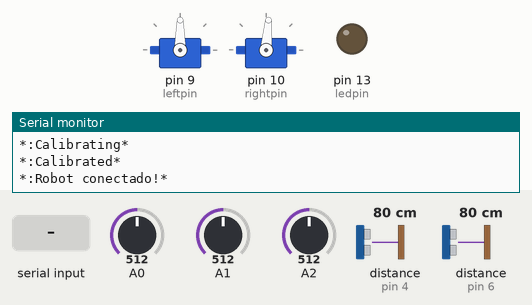
Simulated run of this sketch. Board: Arduino Uno, built with avr-gcc and run on an emulated ATmega328P. Parts: 2 × servo, output pins drawn as LEDs (lit = HIGH), the last lines printed to the serial monitor. Dashed ring = blinking. Inputs (shaded band) come from the test bench; at power-on: A0 = 512, A1 = 512, A2 = 512, distance to the obstacle (sensors on pin 4, pin 6) 80 cm. The echo pulse lasts 58.3 µs per cm.

Above: at 12.7 s.
12.8 s: "5" received over Serial
At 13.2 s:
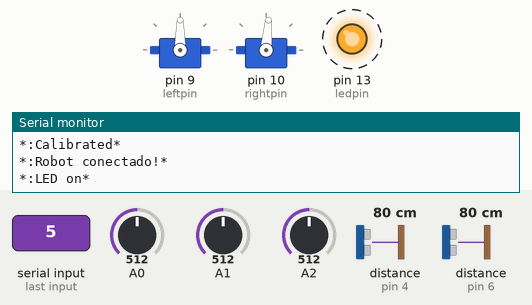
15.8 s: "1" received over Serial
At 17.1 s:
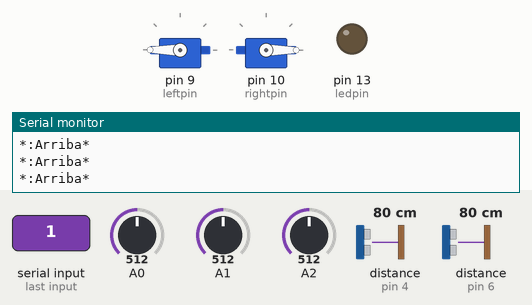
17.4 s: "2" received over Serial
At 17.9 s:
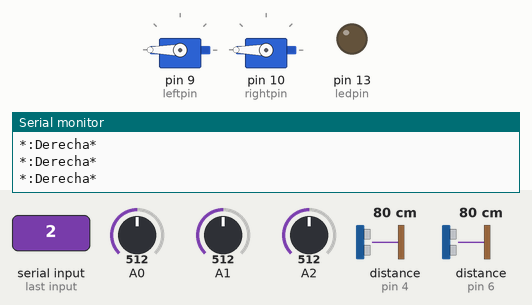
18.9 s: "3" received over Serial
At 20.1 s:
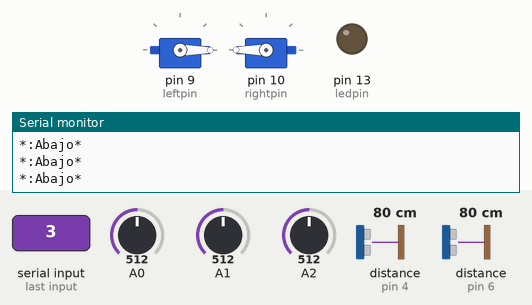
20.4 s: "4" received over Serial
At 21.2 s:
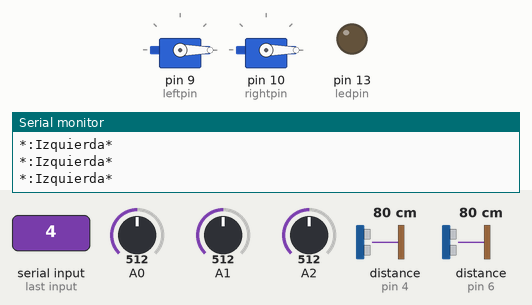
21.9 s: "6" received over Serial
At 22.4 s:
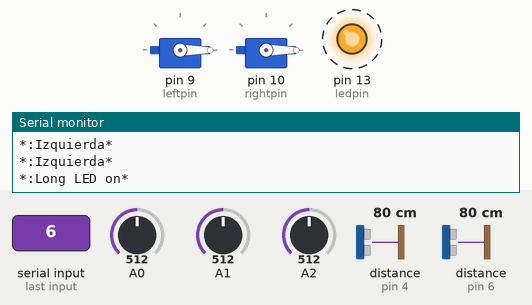
Timing chart, 0 to 25.9 s (numbered marks = the images above; inputs shaded):
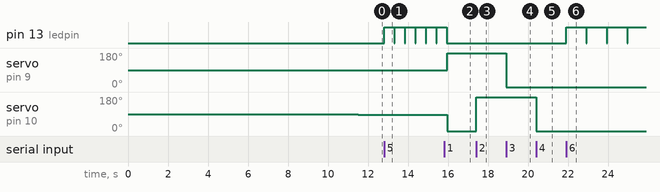

Measured:
- after the input at 12.8 s, pin 13 (ledpin): alternates HIGH for 0.50 s and LOW for 0.02 s, starting at once
- after the input at 15.8 s, pin 13 (ledpin): goes on until 15.9 s, then stays LOW; servo on pin 9 (leftpin): 90° → 180° after 0.16 s; servo on pin 10 (rightpin): 85° → 0° after 0.16 s
- after the input at 17.4 s, servo on pin 10 (rightpin): 0° → 180° at once
- after the input at 18.9 s, servo on pin 9 (leftpin): 180° → 0° at once
- after the input at 20.4 s, servo on pin 10 (rightpin): 180° → 0° at once
- after the input at 21.9 s, pin 13 (ledpin): alternates HIGH for 1.0 s and LOW for 0.02 s, starting at once

The sketch:

teleop_bt_ultra.ino
```cpp
#include <Servo.h>
#include <Ultrasonic.h>
#include <QTRSensors.h>

// Pines para LED y motores
int ledpin = 13;
int leftpin = 9;
int rightpin = 10;

// Sensor infrarrojos
const int NUM_SENSORS = 3;  // Numero de sensores
const int NUM_SAMPLES_PER_SENSOR = 4; // Hacer la media de 4 valores
unsigned char inf_sensor[] = {2, 1, 0}; // Entradas analogicas

QTRSensorsAnalog qtra(inf_sensor, NUM_SENSORS, NUM_SAMPLES_PER_SENSOR);

Servo leftservo, rightservo;  // create servo object to control a servo

Ultrasonic l_ultrasonic(7,6); // (Trig PIN,Echo PIN)
Ultrasonic r_ultrasonic(5,4); // (Trig PIN,Echo PIN)

unsigned int sensorValues[NUM_SENSORS];
bool hay_obstaculo = false;
int command='0';

void setup() {
  delay(500);
  Serial.begin(19200);
  Serial.println("*:Calibrating*");
  for (int i=0; i<400; i++){
    qtra.calibrate();
  }
  Serial.println("*:Calibrated*");
  delay(1000);

  // put your setup code here, to run once:
  pinMode(ledpin, OUTPUT);
  leftservo.attach(leftpin);  // attaches the servo on pin 9 to the servo object
  rightservo.attach(rightpin);  // attaches the servo on pin 9 to the servo object
  Serial.println("*:Robot conectado!*");
}

void loop() {
  // Leer los valores de los sensores
  qtra.readCalibrated(sensorValues);

  long l_distance = l_ultrasonic.Ranging(CM);
  long r_distance = r_ultrasonic.Ranging(CM);

  if(l_distance<10 || r_distance<10){
    Serial.println("*:Obstaculo detectado!*");
    hay_obstaculo = true;
  }else{
    hay_obstaculo = false;
  }

  // put your main code here, to run repeatedly:
  if(Serial.available()>0){
    command = Serial.read();
  }
  switch(command){
    case '1':
      if(!hay_obstaculo){
        Serial.println("*:Arriba*");
        leftservo.write(180);
        rightservo.write(0);
      }else{ // Paramos motores
        leftservo.write(90);
        rightservo.write(85);
      }
      break;
    case '2':
      Serial.println("*:Derecha*");
      leftservo.write(180);
      rightservo.write(180);
      break;
    case '3':
      Serial.println("*:Abajo*");
      leftservo.write(0);
      rightservo.write(180);
      break;
    case '4':
      Serial.println("*:Izquierda*");
      leftservo.write(0);
      rightservo.write(0);
      break;
    case '5':
      Serial.println("*:LED on*");
      digitalWrite(ledpin, HIGH);
      delay(500);
      digitalWrite(ledpin, LOW);
      delay(10);
      Serial.println("*:Esperando comandos*");
      break;
    case '6':
      Serial.println("*:Long LED on*");
      digitalWrite(ledpin, HIGH);
      delay(1000);
      digitalWrite(ledpin, LOW);
      delay(10);
      Serial.println("*:Esperando comandos*");
      break;

    case '0': // Paramos motores
      leftservo.write(90);
      rightservo.write(85);
      break;
  }
}
```
